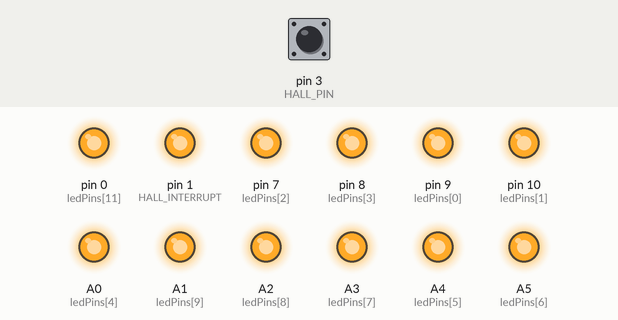
Simulated run of this sketch. Board: Arduino Uno, built with avr-gcc and run on an emulated ATmega328P. Shown: output pins drawn as LEDs (lit = HIGH). Inputs (shaded band) come from the test bench; at power-on: pin 3 (HALL_PIN) HIGH. No radio packets arrive unless stated.

Above: at 3.2 s.
3.3 s: pin 3 (HALL_PIN) pulled LOW for 0.15 s
At 4.25 s:
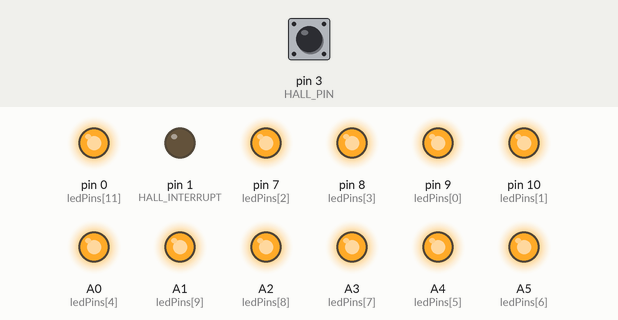
At 4.8 s:
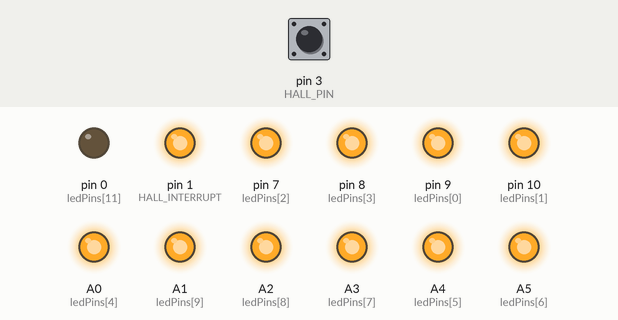
15.3 s: pin 3 (HALL_PIN) pulled LOW for 1 s
At 15.45 s:
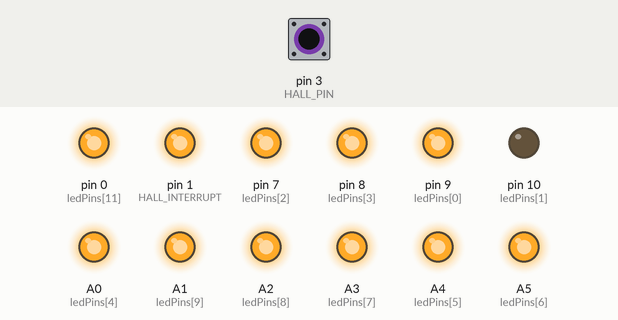
Timing chart, 0 to 24.3 s (numbered marks = the images above; inputs shaded):
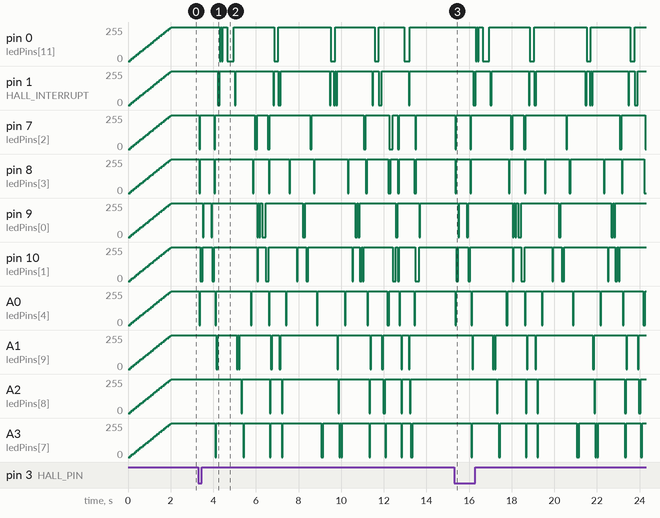

Measured:
- after the input at 3.3 s, pin 10 (ledPins[1]): 255/255 → 0/255 after 0.10 s, → 255/255 0.10 s later, → 0/255 0.45 s later, → 255/255 0.10 s later, … (24 changes in this stretch)
- after the input at 15.3 s, pin 10 (ledPins[1]): 255/255 → 0/255 after 0.10 s, → 255/255 0.10 s later, → 0/255 0.45 s later, → 255/255 0.10 s later, … (18 changes in this stretch)

The sketch:

coyoteNode.ino
```cpp
// (licence header left out)
/*
VERSION
===========================

0.3 : Forked from previous and added radio

*/

/*
 POV PIN CONFIGURTATION
 ==========================

 LED    ATMEGA168     ARDUINO PIN
 13     PD0           0
 12     PD1           1
 11     PC1           A1
 10     PC2           A2
 9      PC3           A3
 8      PC5           A5
 7      PC4           A4
 6      PC0           A0
 5      PB0           8
 4      PD7           7
 3      PB2           10
 2      PB1           9

 PORT D MASK : 0x83 B10000011
 PORT B MASK : 0x07 B00000111
 PORT C MASK : 0x3F B00111111


 ARDUINO
 ATMEGA168     PIN  INTERRUPT
 HALL   PD3           3    1

 */
unsigned char ledPins[]={9,10,7,8,A0,A4,A5,A3,A2,A1,1,0};

#define HALL_INTERRUPT 1
#define HALL_PIN 3


#define POVARRAYSIZE 208

int povArray[] = { 1 , 2 , 2 , 2 , 14 , 56 , 64 , 192 , 128 , 256 , 3584 , 2048 , 2048 , 2048 , 2048 , 0 , 0 , 960 , 96 , 16 , 14 , 1 , 1 , 2 , 2 , 2 , 4 , 4 , 12 , 24 , 16 , 96 ,
128 , 256 , 256 , 512 , 1024 , 1024 , 1024 , 2048 , 2048 , 2048 , 2048 , 0 , 1024 , 0 , 512 , 448 , 64 , 48 , 8 , 4 , 4 , 2 , 0 , 2 , 2 , 1 , 0 , 1 , 1 , 0 , 0 , 2 , 0 , 0 , 0 ,
8 , 0 , 0 , 16 , 32 , 64 , 128 , 0 , 128 , 256 , 512 , 1024 , 0 , 3072 , 2048 , 2048 , 2048 , 1024 , 0 , 0 , 0 , 0 , 0 , 0 , 128 , 192 , 0 , 0 , 32 , 16 , 0 , 0 , 8 , 0 , 0 , 4 ,
0 , 0 , 2 , 2 , 0 , 1 , 1 , 0 , 0 , 0 , 0 , 0 , 2 , 0 , 0 , 0 , 0 , 0 , 0 , 8 , 0 , 0 , 16 , 0 , 0 , 32 , 384 , 0 , 1536 , 1024 , 2048 , 2048 , 2048 , 2048 , 1024 , 0 , 512 , 384 ,
92 , 6 , 2 , 2 , 1 , 1 , 1 , 0 , 0 , 1 , 0 , 3 , 4 , 4 , 0 , 8 , 0 , 16 , 0 , 32 , 0 , 0 , 0 , 64 , 128 , 0 , 256 , 0 , 512 , 0 , 512 , 0 , 1024 , 0 , 2048 , 2048 , 2048 , 2048 ,
2048 , 2048 , 0 , 0 , 0 , 0 , 2048 , 0 , 2048 , 1024 , 1024 , 512 , 240 , 12 , 2 , 2 , 1 , 0 , 0 , 0 , 0 , 0 , 0 , 0 , 1 , 2 , 2 , 60 , 32};

// Set a node ID (other than 0) that is different for each node
#define NODE_ID 1

void setup() {

  povSetup();
  povSetArray(povArray,POVARRAYSIZE);

  // A 2s fade out animation
  unsigned long timeStamp = millis();
  unsigned long microTimeStamp = micros();
  while ( (millis() - timeStamp) < 2000) {

    unsigned long lapsed = (micros() - microTimeStamp); // 0-2000000

    unsigned long dim = lapsed / 200; // 0-10000
    unsigned long frame = lapsed % 10000; //0-10000

      if ( frame >= dim ) {
      for ( int i=0; i < 12 ; i++ ) digitalWrite( ledPins[i],  LOW ); //ON
    }
    else {
      for ( int i=0; i < 12 ; i++ ) digitalWrite( ledPins[i],  HIGH ); //OFF
    }
  }

  // Turn LEDS off
  for (unsigned char k=0;k<12;k++) {
    digitalWrite(ledPins[k],HIGH);
  }

  setupRadio();
}


void loop() {

  povDisplayCheck();
  loopRadio();

}
```

povAcme.ino
```cpp
// (licence header left out)
volatile boolean povDoIt = false;


int * _povArray;
int _povArraySize;


unsigned long povIntervalColumns = 3300;


volatile unsigned long povInterval = 1100;
volatile unsigned long povTimeStamp;


void povSetup() {

  // Set up pin 0 - 12 as OUTPUT.
  for (unsigned char k=0;k<12;k++) {
    pinMode(ledPins[k],OUTPUT);
    //digitalWrite(ledPins[k],HIGH);
  }

  // initialize HALL with interrupt
  attachInterrupt(HALL_INTERRUPT, hallInterrupt, FALLING);
  pinMode(HALL_PIN, INPUT);
  digitalWrite(HALL_PIN, HIGH);


}


void povSetArray ( int* a, int s) {
  _povArray = a;
  _povArraySize = s;
}


void povDisplay() {


  for (int i = _povArraySize-1; i>=0; i--)
  {

    int b = _povArray[i];

    for (int k=0; k<12; k++) digitalWrite(ledPins[k], bitRead(~b,k));
    delay(50);
    //delayMicroseconds(povIntervalColumns); //delayMicroseconds(POV_US_BETWEEN_COLUMNS);

  }
  for (int k=0; k<12; k++) digitalWrite(ledPins[k], 1);
}


void povDisplayCheck() {

  // Wait for hall then display
  if ( povDoIt )  {

    povIntervalColumns = povInterval  * 30 / 10 ; //povIntervalColumns = interval / 10 * 33 ;


    povIntervalColumns = min(povIntervalColumns,6600);
    // povIntervalLetters = min(povIntervalLetters,9000);
    povDisplay();
    povDoIt = false;
  }

}

void hallInterrupt() {

  povDoIt = true;
  povInterval = max((millis() - povTimeStamp),2)-1;
  povTimeStamp = millis() ;

}
```

printf.h
```cpp
// (licence header left out)
/**
 * @file printf.h
 *
 * Setup necessary to direct stdout to the Arduino Serial library, which
 * enables 'printf'
 */

#ifndef __PRINTF_H__
#define __PRINTF_H__

#ifdef ARDUINO

int serial_putc( char c, FILE * )
{
  Serial.write( c );

  return c;
}

void printf_begin(void)
{
  fdevopen( &serial_putc, 0 );
}

#else
#error This example is only for use on Arduino.
#endif // ARDUINO

#endif // __PRINTF_H__
```

radio.ino
```cpp
#include <RF24Network.h>
#include <RF24.h>
#include <SPI.h>
#include "printf.h"

// Set up nRF24L01 radio on SPI bus plus pins 5 & 6 (CE, CSN)
RF24 radio(5,6);

// Network uses that radio
RF24Network network(radio);

// Structure of our payload
// Max 32 bytes
struct payload_t
{
  uint8_t offset; // 0-15
  uint8_t totalLength; // 1-208
  int array[13]; // 13 because it is a divider of 208 and 208 is the max length
};


void setupRadio() {

  printf_begin();

  SPI.begin();
  radio.begin();
  radio.setRetries(15,15);
  //radio.setDataRate(RF24_2MBPS);


  network.begin(90, NODE_ID); // channel, node

}

void loopRadio() {

   // Pump the network regularly
  network.update();

    // Is there anything ready for us?
  while ( network.available() )
  {
    // If so, grab it and print it out
    RF24NetworkHeader header;
    payload_t payload;
    network.read(header,&payload,sizeof(payload));

    for ( byte i =0 ; i < 13; i++ ){
       povArray[i+(payload.offset*13)] = payload.array[i];
    }

    povSetArray(povArray,payload.totalLength);
   /*
   if ( payload.type == 0 ) {
     // Copy one to the other
     for ( byte i =0 ; i < payload.size; i++ ){
       radioPovArray[i] = payload.array[i];
     }

     povSetArray(radioPovArray,payload.size);
   }
   */
  }

}
```
